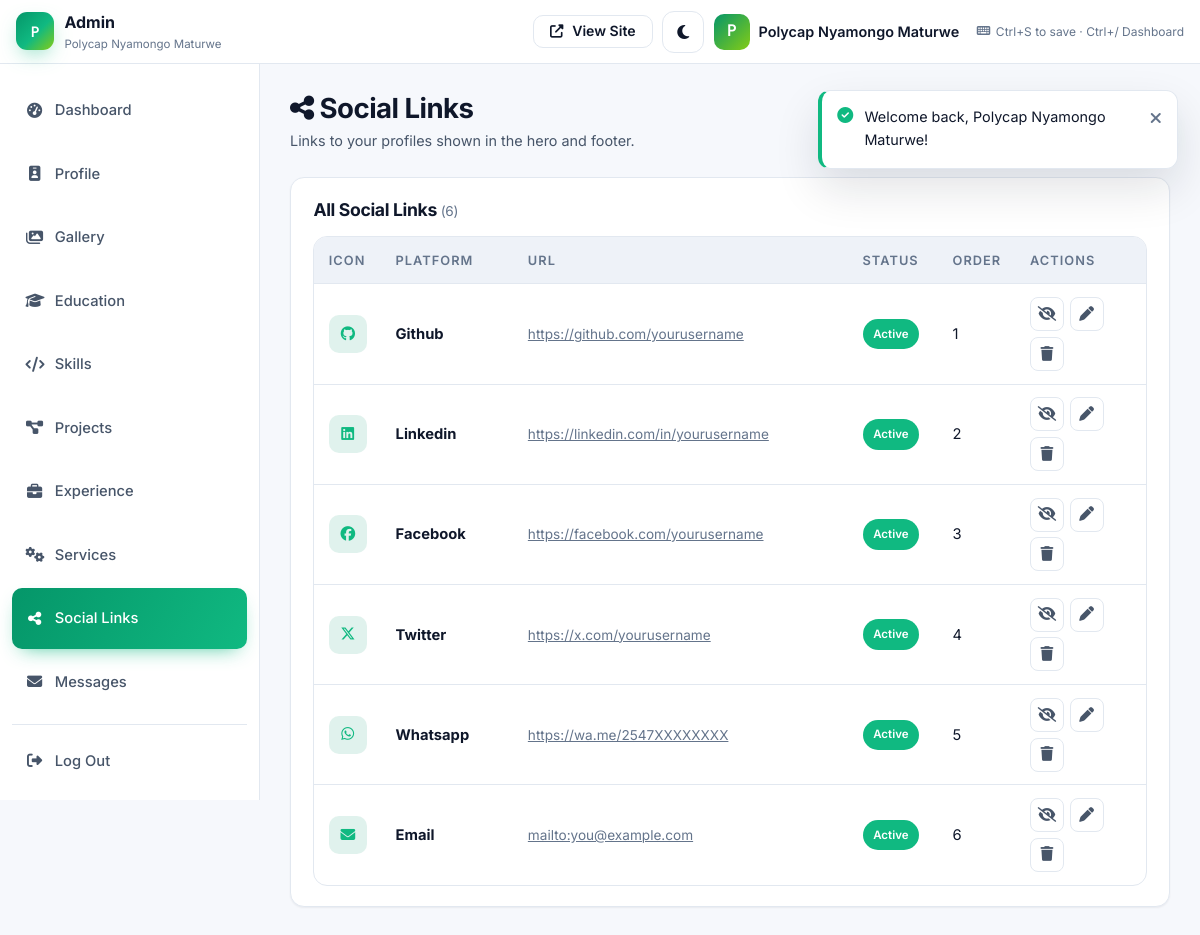
The page /admin/social_links.php (signed in) on the database its author committed.
### tables this page shows
CREATE TABLE `social_links` (
  `id`            INT UNSIGNED NOT NULL AUTO_INCREMENT,
  `platform`      VARCHAR(50)  NOT NULL,
  `url`           VARCHAR(255) NOT NULL,
  `icon_class`    VARCHAR(80)  DEFAULT NULL,
  `display_order` INT          NOT NULL DEFAULT 0,
  `is_active`     TINYINT(1)   NOT NULL DEFAULT 1,
  `created_at`    TIMESTAMP    NOT NULL DEFAULT CURRENT_TIMESTAMP,
  `updated_at`    TIMESTAMP    NOT NULL DEFAULT CURRENT_TIMESTAMP ON UPDATE CURRENT_TIMESTAMP,
  PRIMARY KEY (`id`),
  KEY `idx_social_platform` (`platform`)
);

### includes/functions.php (called while the page is built, shortened)
<?php
function e($value): string
{
    return htmlspecialchars((string)($value ?? ''), ENT_QUOTES | ENT_SUBSTITUTE, 'UTF-8');
}
function clean($value): string
{
    return trim((string)($value ?? ''));
}
function url(string $path = '/'): string
{
    $base = rtrim(APP_URL, '/');
    return $base . '/' . ltrim($path, '/');
}
function excerpt(?string $text, int $length = 120): string
{
    $text = trim((string)$text);
    if (mb_strlen($text) <= $length) return $text;
    return mb_substr($text, 0, $length - 1) . '…';
}

### admin/social_links.php (the view, shortened to what this page needs)
<?php
$pdo    = getDB();
$action = clean($_GET['action'] ?? 'list');
$presets = [
    'github'   => ['label' => 'GitHub',    'icon' => 'fab fa-github',    'placeholder' => 'https://github.com/yourusername'],
    'linkedin' => ['label' => 'LinkedIn',  'icon' => 'fab fa-linkedin',  'placeholder' => 'https://linkedin.com/in/yourusername'],
    'facebook' => ['label' => 'Facebook',  'icon' => 'fab fa-facebook',  'placeholder' => 'https://facebook.com/yourusername'],
    'twitter'  => ['label' => 'X/Twitter', 'icon' => 'fab fa-x-twitter', 'placeholder' => 'https://x.com/yourusername'],
    'whatsapp' => ['label' => 'WhatsApp',  'icon' => 'fab fa-whatsapp',  'placeholder' => 'https://wa.me/2547XXXXXXXX'],
    'email'    => ['label' => 'Email',     'icon' => 'fas fa-envelope',  'placeholder' => 'mailto:you@example.com'],
    'youtube'  => ['label' => 'YouTube',   'icon' => 'fab fa-youtube',   'placeholder' => 'https://youtube.com/@yourhandle'],
    'instagram'=> ['label' => 'Instagram', 'icon' => 'fab fa-instagram', 'placeholder' => 'https://instagram.com/yourusername'],
    'telegram' => ['label' => 'Telegram',  'icon' => 'fab fa-telegram',  'placeholder' => 'https://t.me/yourusername'],
    'website'  => ['label' => 'Website',   'icon' => 'fas fa-globe',     'placeholder' => 'https://yourdomain.com'],
];
$rows = $pdo->query('SELECT * FROM social_links ORDER BY display_order, id')->fetchAll();
$editing = null;
require_once __DIR__ . '/partials/admin_header.php';
require_once __DIR__ . '/partials/admin_sidebar.php';
?>
<div class="admin-page-head">
    <div>
        <h1><i class="fas fa-share-nodes"></i> Social Links</h1>
        <p>Links to your profiles shown in the hero and footer.</p>
    </div>
    <div class="actions">
        <?php if ($action === 'list'): ?>
            <a href="<?= url('/admin/social_links.php?action=new') ?>" class="btn btn--primary btn--sm">
            </a>
        <?php else: ?>
            <a href="<?= url('/admin/social_links.php') ?>" class="btn btn--ghost btn--sm">
                <i class="fas fa-list"></i> Back to list
            </a>
        <?php endif; ?>
    </div>
</div>
<?php if ($action === 'new' || $action === 'edit'): ?>
    <?php
      $val = function (string $key, $default = '') use ($editing) {
          if (old($key) !== '') return old($key);
          return $editing[$key] ?? $default;
      };
      $curIcon = $val('icon_class', 'fab fa-github');
    ?>
    <form method="post" class="panel">
        <?= csrfField() ?>
        <input type="hidden" name="form_action" value="save">
        <input type="hidden" name="id" value="<?= (int)($editing['id'] ?? 0) ?>">
        <div class="panel__head">
            <h2><?= $action === 'edit' ? 'Edit' : 'New' ?> Social Link</h2>
        </div>
        <div class="admin-form">
            <div class="form-group">
                <label>Quick Presets</label>
                <div style="display:flex;flex-wrap:wrap;gap:.4rem;">
                    <?php foreach ($presets as $key => $p): ?>
                        <button type="button" class="chip social-preset"
                                data-platform="<?= e($key) ?>"
                                data-icon="<?= e($p['icon']) ?>"
                                data-placeholder="<?= e($p['placeholder']) ?>"
                                style="cursor:pointer;border:1px solid var(--border);padding:.35rem .65rem;">
                            <i class="<?= e($p['icon']) ?>"></i> <?= e($p['label']) ?>
                        </button>
                    <?php endforeach; ?>
                </div>
                <div class="hint">Click a preset to auto-fill platform, icon, and URL placeholder.</div>
            </div>
            <div class="grid-2">
                <div class="form-group">
                    <label for="platform">Platform *</label>
                    <input class="form-control" type="text" id="platform" name="platform"
                           value="<?= e($val('platform')) ?>" required maxlength="50"
                           placeholder="github">
                </div>
                <div class="form-group">
                    <label for="icon_class">Icon Class</label>
                    <div style="display:flex;align-items:center;gap:.75rem;">
                        <div class="img-preview__thumb" id="iconPreview" style="width:46px;height:46px;font-size:1.2rem;color:var(--brand-2);">
                            <i class="<?= e($curIcon) ?>"></i>
                        </div>
                        <input class="form-control" type="text" id="icon_class" name="icon_class"
                               value="<?= e($curIcon) ?>"
                               oninput="document.querySelector('#iconPreview i').className = this.value;">
                    </div>
                </div>
            </div>
            <div class="form-group">
                <label for="url">URL *</label>
                <input class="form-control" type="text" id="url" name="url"
                       value="<?= e($val('url')) ?>" required
                       placeholder="https://github.com/yourusername">
                <div class="hint">Use https://… for web links, mailto:… for email, tel:… for phone, or /path for internal.</div>
            </div>
            <div class="grid-2">
                <div class="form-group" style="max-width:220px">
                    <label for="display_order">Display Order</label>
                    <input class="form-control" type="number" id="display_order" name="display_order"
                           value="<?= e($val('display_order', '0')) ?>">
                </div>
                <div class="form-group">
                    <label>Status</label>
                    <label style="display:flex;align-items:center;gap:.5rem;font-weight:500;color:var(--text);">
                        <input type="checkbox" name="is_active" value="1"
                               <?= ($action === 'new' || (int)$val('is_active', 1)) ? 'checked' : '' ?>>
                        Show on site
                    </label>
                </div>
            </div>
        </div>
        <div class="admin-form-actions">
            <button type="submit" class="btn btn--primary">
                <i class="fas fa-save"></i> <?= $action === 'edit' ? 'Update' : 'Create' ?>
            </button>
            <a href="<?= url('/admin/social_links.php') ?>" class="btn btn--ghost">Cancel</a>
        </div>
    </form>
    <script>
    // Preset quick-fill
    document.querySelectorAll('.social-preset').forEach(btn => {
        btn.addEventListener('click', () => {
            const platform = btn.dataset.platform;
            const icon = btn.dataset.icon;
            const placeholder = btn.dataset.placeholder;
            document.getElementById('platform').value = platform;
            document.getElementById('icon_class').value = icon;
            document.querySelector('#iconPreview i').className = icon;
            const urlInput = document.getElementById('url');
            urlInput.placeholder = placeholder;
        });
    });
    </script>
<?php else: ?>
    <div class="panel">
        <div class="panel__head">
            <h2>
                All Social Links
                <span class="muted" style="font-weight:400;font-size:.85rem;">(<?= count($rows) ?>)</span>
            </h2>
        </div>
        <?php if ($rows): ?>
            <div class="table-wrap">
                <table class="admin-table">
                    <thead>
                        <tr>
                            <th style="width:50px;">Icon</th>
                            <th>Platform</th>
                            <th>URL</th>
                            <th style="width:90px;">Status</th>
                            <th style="width:70px;">Order</th>
                            <th style="width:130px;">Actions</th>
                        </tr>
                    </thead>
                    <tbody>
                        <?php foreach ($rows as $r): ?>
                            <tr>
                                <td>
                                    <div style="width:38px;height:38px;border-radius:10px;display:grid;place-items:center;background:color-mix(in srgb,var(--brand-1) 12%, transparent);color:var(--brand-2);">
                                        <i class="<?= e($r['icon_class'] ?: 'fas fa-link') ?>"></i>
                                    </div>
                                </td>
                                <td><strong><?= e(ucfirst($r['platform'])) ?></strong></td>
                                <td>
                                    <a href="<?= e($r['url']) ?>" target="_blank" rel="noopener"
                                       class="muted" style="text-decoration:underline;font-size:.85rem;">
                                        <?= e(excerpt($r['url'], 55)) ?>
                                    </a>
                                </td>
                                <td>
                                    <?php if ((int)$r['is_active']): ?>
                                        <span class="badge" style="background:#10b981;color:#fff;border-color:transparent;">Active</span>
                                    <?php else: ?>
                                        <span class="badge">Hidden</span>
                                    <?php endif; ?>
                                </td>
                                <td><?= (int)$r['display_order'] ?></td>
                                <td>
                                    <div class="row-actions">
                                        <form method="post" action="<?= url('/admin/social_links.php') ?>" style="display:inline">
                                            <button type="submit" class="btn-icon" title="<?= $r['is_active'] ? 'Hide' : 'Activate' ?>">
                                                <i class="fas <?= $r['is_active'] ? 'fa-eye-slash' : 'fa-eye' ?>"></i>
                                            </button>
                                        </form>
                                        <a class="btn-icon"
                                           href="<?= url('/admin/social_links.php?action=edit&id=' . (int)$r['id']) ?>"
                                           title="Edit">
                                            <i class="fas fa-pen"></i>
                                        </a>
                                        <form method="post"
                                              action="<?= url('/admin/social_links.php') ?>"
                                              style="display:inline"
                                              onsubmit="return confirm('Delete this social link?');">
                                            <button type="submit" class="btn-icon btn-icon--danger" title="Delete">
                                                <i class="fas fa-trash"></i>
                                            </button>
                                        </form>
                                    </div>
                                </td>
                            </tr>
                        <?php endforeach; ?>
                    </tbody>
                </table>
            </div>
        <?php endif; ?>
    </div>
<?php endif; ?>
<?php require_once __DIR__ . '/partials/admin_footer.php'; ?>

### rows shown on the page
social_links: platform "Github", url "https://github.com/yourusername", is_active "Active", display_order "1"
social_links: platform "Linkedin", url "https://linkedin.com/in/yourusername", is_active "Active", display_order "2"
social_links: platform "Facebook", url "https://facebook.com/yourusername", is_active "Active", display_order "3"
social_links: platform "Twitter", url "https://x.com/yourusername", is_active "Active", display_order "4"
social_links: platform "Whatsapp", url "https://wa.me/2547XXXXXXXX", is_active "Active", display_order "5"
social_links: platform "Email", url "mailto:you@example.com", is_active "Active", display_order "6"

### other values the page prints
mb_strtoupper(mb_substr($user['full_name'] ?? 'A', 0, 1)) "P"
APP_NAME "Polycap Nyamongo Maturwe"
$user['full_name'] "Polycap Nyamongo Maturwe"
$it['label'] "Dashboard"
$it['label'] "Profile"
$it['label'] "Gallery"
$it['label'] "Education"
$it['label'] "Skills"
$it['label'] "Projects"
$it['label'] "Experience"
$it['label'] "Services"
$it['label'] "Social Links"
$it['label'] "Messages"
count($rows) "6"
